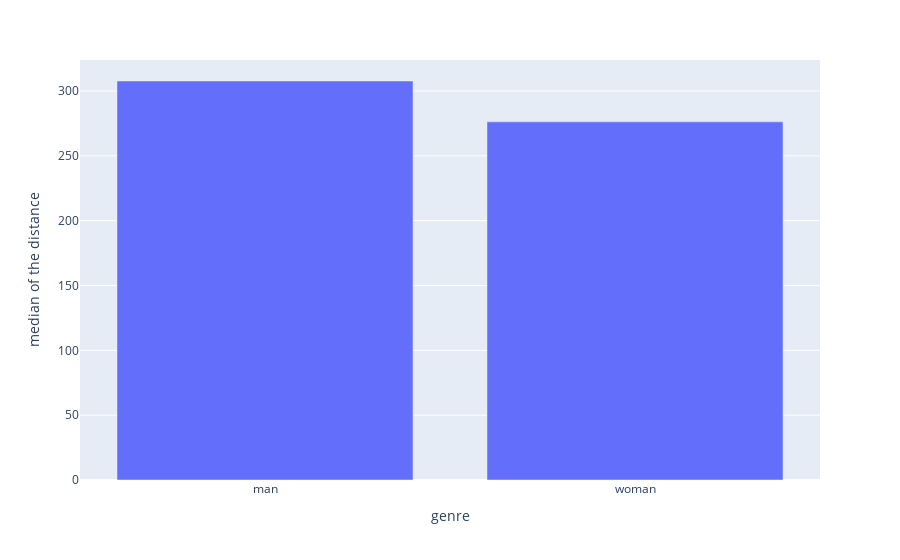

The notebook cell this image was saved under:
### Code cell
px.bar(x=["man","woman"],y=[dist_median_man,dist_median_woman],labels={"x":"genre","y":"median of the distance"})

### Figure 1 — Plotly figure (JSON) as saved in the notebook; plotly's stock layout.template omitted (floating-point values rounded to 4 significant figures)
{"data": [{"alignmentgroup": "True", "hovertemplate": "genre=%{x}<br>median of the distance=%{y}<extra></extra>", "legendgroup": "", "marker": {"color": "#636efa", "pattern": {"shape": ""}}, "name": "", "offsetgroup": "", "orientation": "v", "showlegend": false, "textposition": "auto", "type": "bar", "x": ["man", "woman"], "xaxis": "x", "y": [307.7, 276.2], "yaxis": "y"}], "layout": {"barmode": "relative", "legend": {"tracegroupgap": 0}, "margin": {"t": 60}, "xaxis": {"anchor": "y", "domain": [0, 1], "title": {"text": "genre"}}, "yaxis": {"anchor": "x", "domain": [0, 1], "title": {"text": "median of the distance"}}}}
